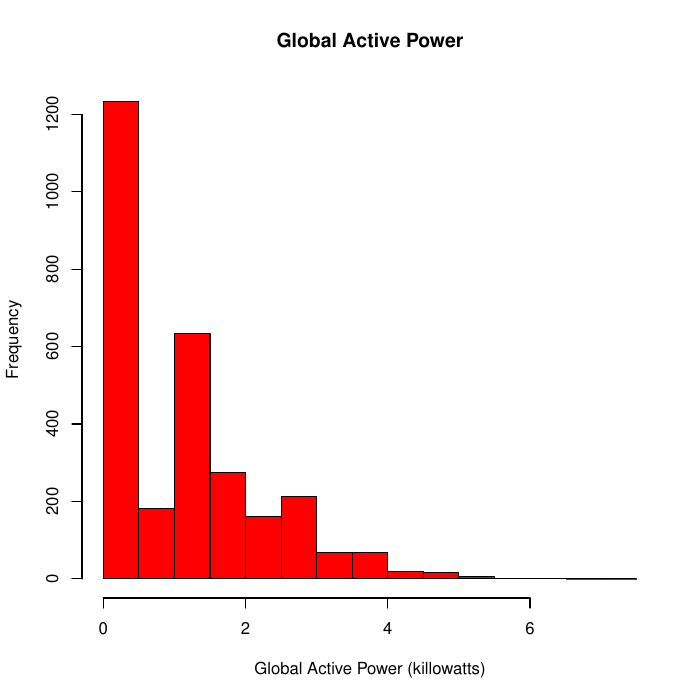

The R source for this figure:
## Read only the records from Feb 1st and 2nd of 2007. The values are separated by a 
## semi-colon and NA values are represented as "?". Date is in format: dd/mm/yyyy. This 
## data will be read in from an external R script, plotElectric.R. The data frame object
## that contains the cleaned electric data is "electricClean".

source("./plotElectric.R")

pdf(file="./plot1.pdf")

hist(electricClean$Active, col="#FF0000", main="Global Active Power",
     xlab = "Global Active Power (killowatts)", oma=30 )

dev.off()
